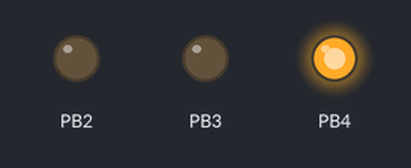
Recording of a program running on a simulated ATmega328P, built with avr-gcc and emulated at 16 MHz. Shown: output pins drawn as LEDs (lit = HIGH).

Above: at 0.7 s.
At 1.3 s:
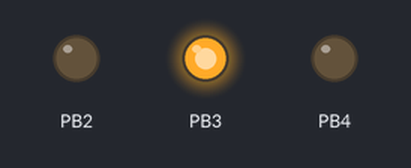
At 2.5 s:
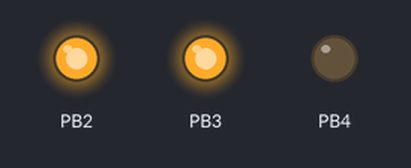
At 4.3 s:
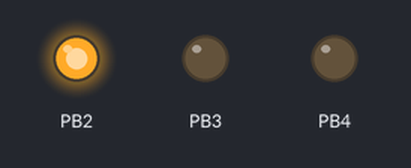
Timing chart, 0 to 5.5 s (numbered marks = the images above):
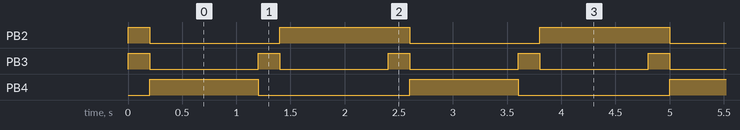

Measured:
- by itself, PB2: repeats every 2.4 s: LOW 1.2 s, HIGH 1.2 s
- by itself, PB3: alternates HIGH for 0.20 s and LOW for 1.0 s
- by itself, PB4: alternates HIGH for 1.0 s and LOW for 1.4 s

The program:

main.c
```c
/*
 * Ampel.c
 *
 * Created: 12/05/2021 21:47:34
 * Author : sjno
 */

#define F_CPU 16000000UL
#include <avr/io.h>
#include <util/delay.h>

#include "port_operations.h"

enum light_states {
	green = 1 << PORTB4,
	yellow = 1 << PORTB3,
	red = 1 << PORTB2,
	red_yellow = yellow | red
} light_state;

void init()
{
	light_state = red_yellow;

	uint8_t ddrb_byte = (1 << DDB2)
			| (1 << DDB3)
			| (1 << DDB4);

	set_port(&DDRB, ddrb_byte);
	clear_port(&PORTB);
}

inline void switch_lights_for_state()
{
	set_port(&PORTB, light_state);
}

void delay_for_state()
{
	switch (light_state)
	{
		case green:
		case red:
			_delay_ms(1000);
			break;
		case yellow:
		case red_yellow:
			_delay_ms(200);
			break;
	}
}

void set_new_state()
{
	switch (light_state)
	{
		case green:
			light_state = yellow;
			break;
		case yellow:
			light_state = red;
			break;
		case red:
			light_state = red_yellow;
			break;
		case red_yellow:
			light_state = green;
			break;
	}
}

int main(void)
{
	init();

	while (1)
	{
		switch_lights_for_state();
		delay_for_state();
		set_new_state();
	}
}
```

port_operations.h
```c
/*
 * port_operations.h
 *
 * Created: 15/05/2021 15:09:33
 *  Author: sjno
 */


#ifndef PORT_OPERATIONS_H_
#define PORT_OPERATIONS_H_

inline void set_bit_for_port(volatile uint8_t *port, uint8_t bit_number)
{
	*port |= (1 << bit_number);
}

inline void set_port(volatile uint8_t *port, uint8_t new_value)
{
	*port = new_value;
}

inline void clear_bit_for_port(volatile uint8_t *port, uint8_t bit_number)
{
	*port &= ~(1 << bit_number);
}

inline void clear_port(volatile uint8_t *port)
{
	*port = 0x00;
}

inline uint8_t read_bit_from_port(volatile uint8_t *port, uint8_t bit_number)
{
	return *port & (1 << bit_number);
}

inline uint8_t read_inverted_bit_from_port(volatile uint8_t *port, uint8_t bit_number)
{
	return (~(*port)) & (1 << bit_number);
}

inline void toggle_bit_for_port(volatile uint8_t *port, uint8_t bit_number)
{
	*port ^= (1 << bit_number);
}

inline void toggle_port(volatile uint8_t *port)
{
	*port ^= 0xff;
}

#endif /* PORT_OPERATIONS_H_ */
```
